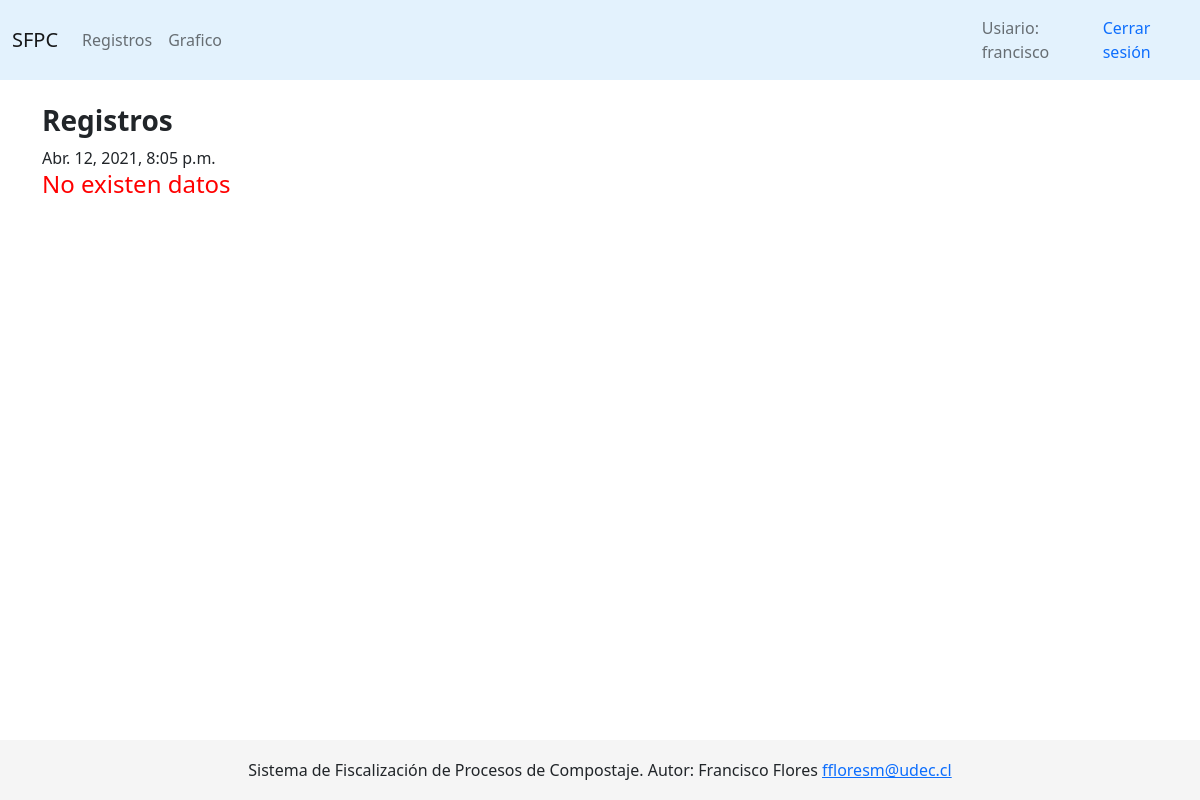
The page /app/registros (signed in) on the database as committed earlier.
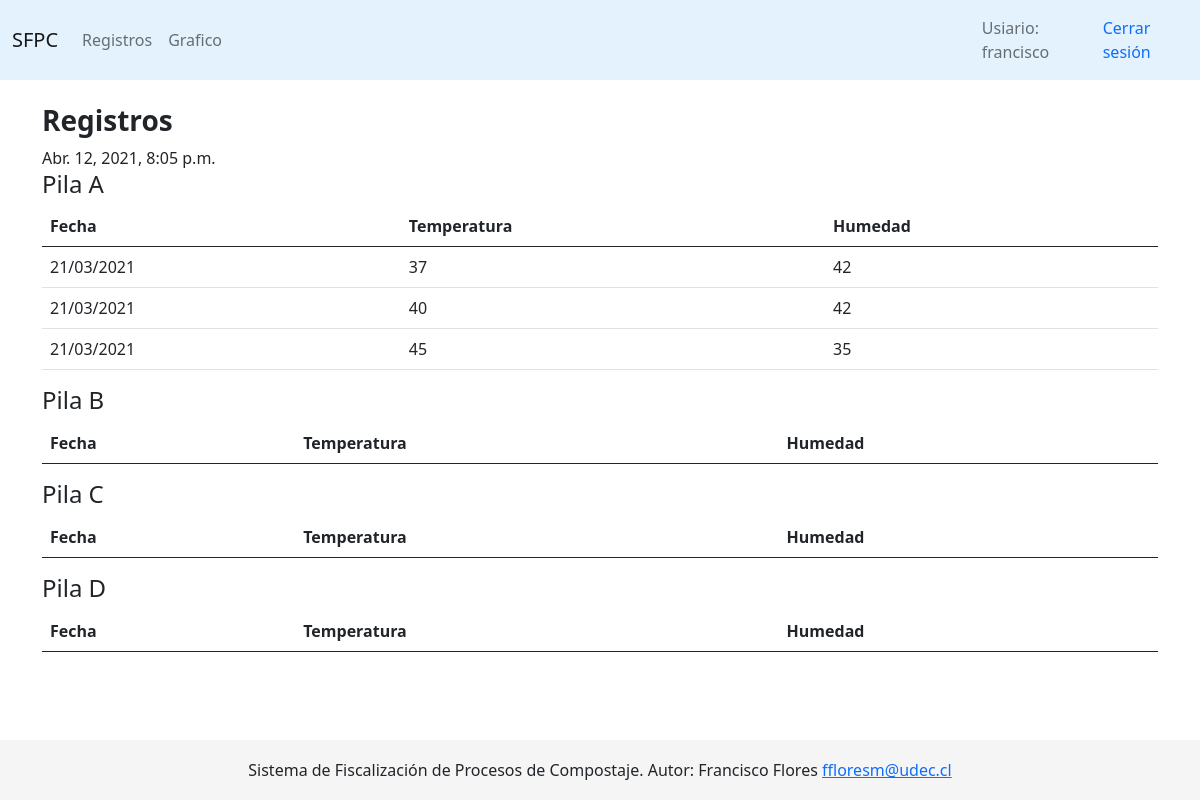
The same page on the database as committed later.
### app/models.py (models this page shows, shortened)
class Pila(models.Model):
    estado_choices = [
        ('mesófila', 'Fase I: mesófila'),
        ('termófila', 'Fase II: termófila'),
        ('enfriamiento', 'Fase III: enfriamiento'),
        ('maduración', 'Fase IV: maduración'),
    ]
    nombreID = models.CharField(max_length=10, default=None)
    fecha_creacion = models.DateTimeField("fecha de creación", auto_now_add=True)
    estado = models.CharField(max_length=50, choices=estado_choices)
    cliente = models.ForeignKey('Cliente', on_delete=models.DO_NOTHING, null=True)
    posicion = models.CharField(max_length=20, null=True) #solo para prubas
    foto = models.ImageField(upload_to='Fotos', null=True, blank=True) #folder Fotos
    predio = models.ForeignKey('Predio', on_delete=models.SET_NULL, null=True)
    class Meta:
        ordering = ('cliente', )

class Medicion(models.Model):
    fecha_creacion = models.DateTimeField("fecha de creacion", auto_now_add=True)
    temperatura = models.IntegerField(default=0)
    humedad = models.IntegerField(null=True)
    lanza = models.ForeignKey('Lanza', on_delete=models.DO_NOTHING)
    pila = models.ForeignKey('Pila', on_delete=models.CASCADE, null=True)
    class Meta:
        verbose_name_plural = 'Mediciones'
        ordering = ('lanza', )

### app/views.py (the view)
# urls.py: path('registros', RegistrosView.as_view(), name='registros'),
class RegistrosView(LoginRequiredMixin, generic.ListView):
	model = Medicion
	context_object_name = 'mediciones'
	template_name = 'app/registros.html'
	def get_context_data(self, **kwargs):
		context = super().get_context_data(**kwargs)
		context['now'] = timezone.now()
		context['pilas'] = Pila.objects.all()
		return context

### app/templates/app/registros.html (shortened to what this page needs)
{% extends "base_generic.html" %}
{% block page_content %}
<br>
<h3><b>Registros</b></h3>
{{ now }}
{% if mediciones %}
{% for pila in pilas %}
<h4>Pila {{ pila.nombreID }}</h4>
<table class="table table-hover">
  <thead>
    <tr>
      <th scope="col">Fecha</th>
      <th scope="col">Temperatura</th>
      <th scope="col">Humedad</th>
    </tr>
  </thead>
  <tbody>
  	{% for medicion in mediciones %}
  		{% if medicion.pila == pila %}
	    <tr>
	      <td>{{ medicion.fecha_creacion|date:'d/m/Y' }}</td>
	      <td>{{medicion.temperatura}}</td>
	      <td>{{medicion.humedad}}</td>
	    </tr>
	    {% endif %}
	{% endfor %}
  </tbody>
</table>
{% endfor %}
{% else %}
<h4 style="color: red;">No existen datos</h4>
{% endif %}
{% endblock %}

Rows that differ between the two databases and show on the page:
now on this page (row edited): Pila: nombreID "A"
added Medicion: fecha_creacion "21/03/2021", temperatura "37", humedad "42"
added Medicion: fecha_creacion "21/03/2021", temperatura "40", humedad "42"
added Medicion: fecha_creacion "21/03/2021", temperatura "45", humedad "35"
added Pila: nombreID "B"
added Pila: nombreID "C"
added Pila: nombreID "D"
Other text that changed with them:
text no longer shown: "No existen datos"
